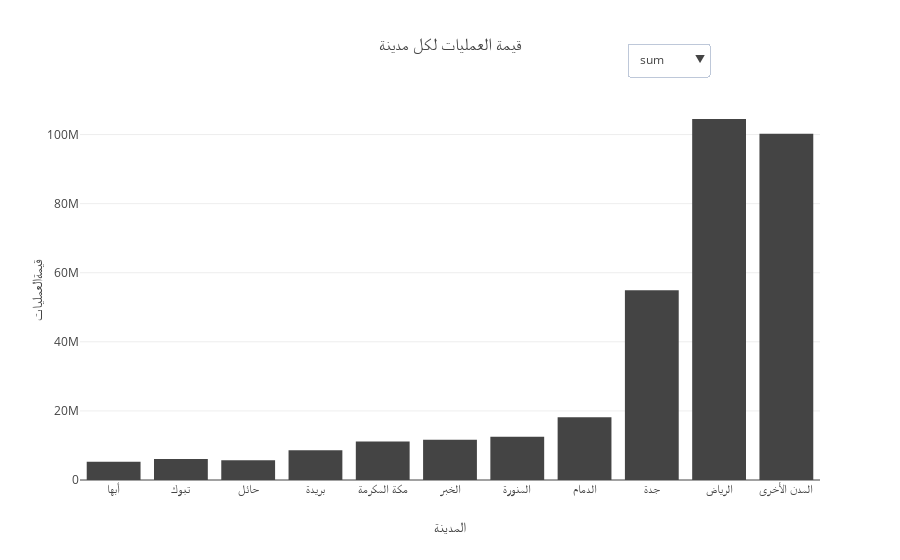

Notebook source saved alongside this figure:
### Code cell
import plotly.io as pio
import plotly.express as px

df = pd.read_csv(r'C:\Users\talsughayyir\Desktop\pos\SaudiPointOfSales-staging\output\cities_df.csv')
df = df.sort_values('Value of Transactions')

aggs = ["count","sum","avg","median","mode","rms","stddev","min","max","first","last"]

agg = []
agg_func = []
for i in range(0, len(aggs)):
    agg = dict(
        args=['transforms[0].aggregations[0].func', aggs[i]],
        label=aggs[i],
        method='restyle'
    )
    agg_func.append(agg)


data = [dict(
  type = 'bar',
  x = df['Arabic_City'],
  y = df['Value of Transactions'],
  mode = 'markers',
  marker = dict(color = 'rgb(68, 68, 68)'),
  transforms = [dict(
    type = 'aggregate',
    aggregations = [dict(
        target = 'y', func = 'sum', enabled = True)
    ]
  )]
)]

layout = dict(
  title = 'قيمة العمليات لكل مدينة',
  xaxis = dict(title = 'المدينة'),
  yaxis = dict(title = 'قيمةالعمليات'),
  updatemenus = [dict(
        x = 0.85,
        y = 1.15,
        xref = 'paper',
        yref = 'paper',
        yanchor = 'top',
        active = 1,
        showactive = False,
        buttons = agg_func
  )]
)

fig_dict = dict(data=data, layout=layout)

pio.show(fig_dict, validate=False)

### Figure 1 — Plotly figure (JSON) as saved in the notebook; plotly's stock layout.template omitted (floating-point values rounded to 4 significant figures; data arrays with more than 128 entries replaced by an {"elided": "..."} marker saying what was removed)
{"data": [{"marker": {"color": "rgb(68, 68, 68)"}, "mode": "markers", "transforms": [{"aggregations": [{"enabled": true, "func": "sum", "target": "y"}], "type": "aggregate"}], "type": "bar", "x": {"elided": "418 str values"}, "y": {"elided": "418 int values"}}], "layout": {"title": "قيمة العمليات لكل مدينة", "updatemenus": [{"active": 1, "buttons": [{"args": ["transforms[0].aggregations[0].func", "count"], "label": "count", "method": "restyle"}, {"args": ["transforms[0].aggregations[0].func", "sum"], "label": "sum", "method": "restyle"}, {"args": ["transforms[0].aggregations[0].func", "avg"], "label": "avg", "method": "restyle"}, {"args": ["transforms[0].aggregations[0].func", "median"], "label": "median", "method": "restyle"}, {"args": ["transforms[0].aggregations[0].func", "mode"], "label": "mode", "method": "restyle"}, {"args": ["transforms[0].aggregations[0].func", "rms"], "label": "rms", "method": "restyle"}, {"args": ["transforms[0].aggregations[0].func", "stddev"], "label": "stddev", "method": "restyle"}, {"args": ["transforms[0].aggregations[0].func", "min"], "label": "min", "method": "restyle"}, {"args": ["transforms[0].aggregations[0].func", "max"], "label": "max", "method": "restyle"}, {"args": ["transforms[0].aggregations[0].func", "first"], "label": "first", "method": "restyle"}, {"args": ["transforms[0].aggregations[0].func", "last"], "label": "last", "method": "restyle"}], "showactive": false, "x": 0.85, "xref": "paper", "y": 1.15, "yanchor": "top", "yref": "paper"}], "xaxis": {"title": "المدينة"}, "yaxis": {"title": "قيمةالعمليات"}}}
